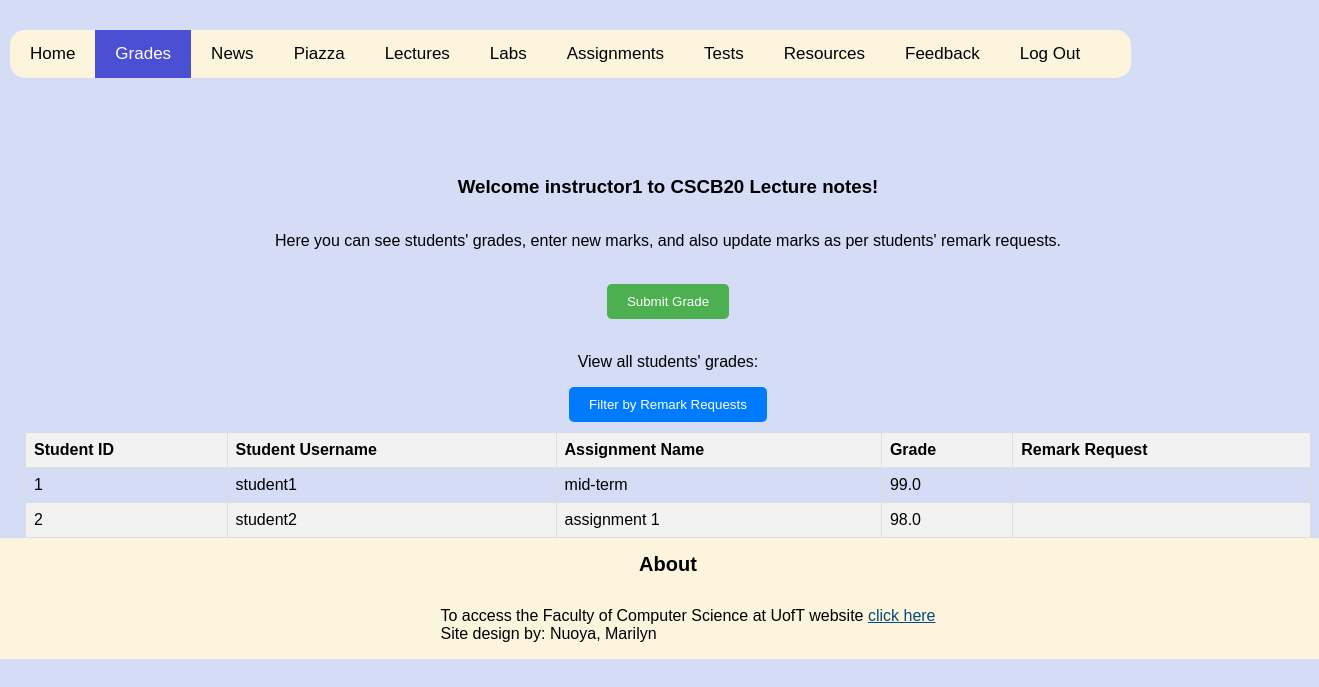
Page /grades_insview (signed in) on the earlier database version.
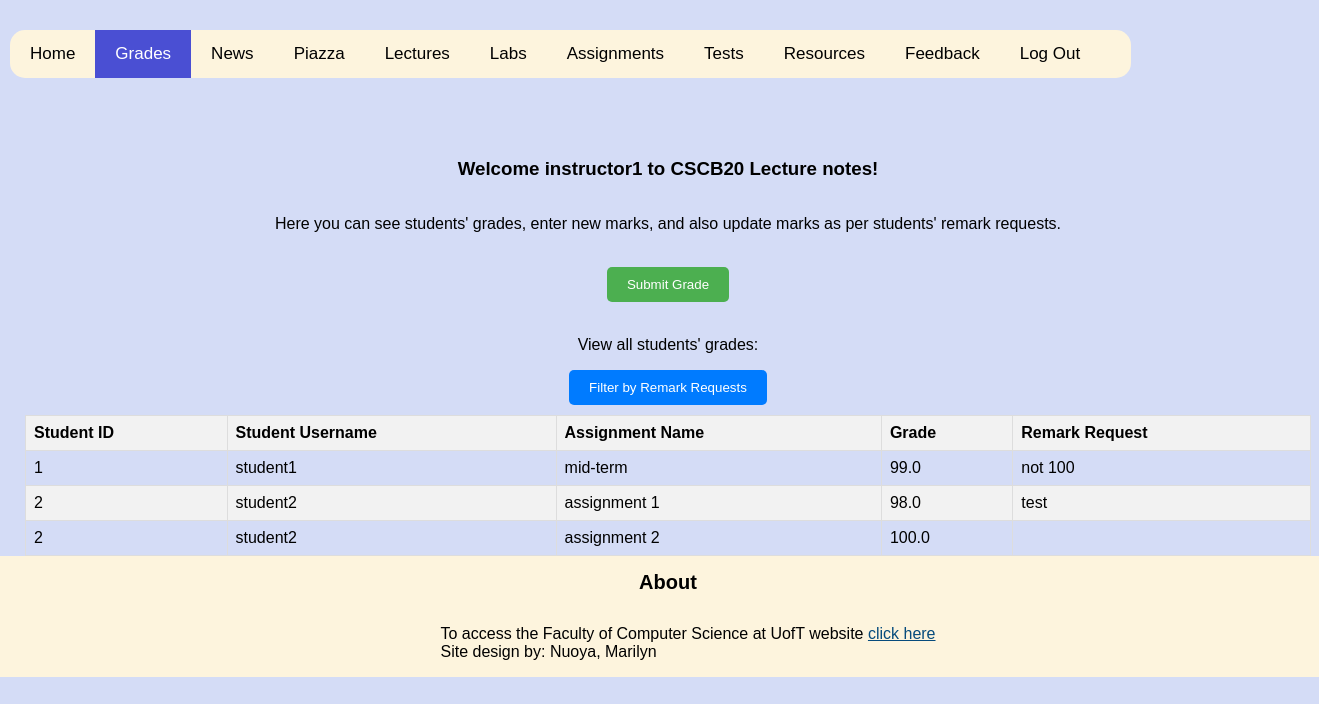
Same page on the later database version.
### app.py (models this page shows, shortened)
class Students(db.Model):
    __tablename__ = 'Students'
    id = db.Column(db.Integer, primary_key=True) #id is for students and instructors
    username = db.Column(db.String(20), unique=True, nullable=False)
    firstname = db.Column(db.String(20), unique=False, nullable=False)
    password = db.Column(db.String(20), nullable = False)
    type = db.Column(db.String(10), nullable=False, default='student')
    grades = db.relationship('Grades', backref='get', lazy=True)
    remark = db.relationship('Remarks', backref='author', lazy=True)

class Grades(db.Model):
    __tablename__ = 'Grades'
    id = db.Column(db.Integer, primary_key=True)
    assignment_name = db.Column(db.String(100), nullable=False)
    grade = db.Column(db.Float, nullable=False)
    remark_request = db.Column(db.Text, nullable=True)
    student_id = db.Column(db.Integer, db.ForeignKey('Students.id'), nullable=False)

### app.py (the view, shortened to what this page needs)
@app.route("/grades_insview", methods = ['GET', 'POST'])
def grades_insview():
    query_students_result = query_students()
    if request.method == 'GET':
        pagename="Instructor's View of Grades"
        return render_template("grades_insview.html", query_students_result=query_students_result)

### app.py (called while the page is built)
def query_students():
    query_students = Students.query.all()
    return query_students

### templates/grades_insview.html (shortened to what this page needs)
{% extends "template.html" %}
{% block content %}
{% if session.name and session.user_type =='instructor' %}
    <h3> Welcome {{ session.name }} to CSCB20 Lecture notes! </h3>
    <p> Here you can see students' grades, enter new marks, and also update marks as per students' remark requests. </p>
    <br>
    <button id="openGradeFormButton">Submit Grade</button>
    <br>
    <p>View all students' grades:</p>
    <button id="filterButton">Filter by Remark Requests</button>
    <table class="student_grades">
        <thead>
            <tr>
                <th>Student ID</th>
                <th>Student Username</th>
                <th>Assignment Name</th>
                <th>Grade</th>
                <th>Remark Request</th>
            </tr>
        </thead>
        <tbody>
            {% for student in query_students_result %}
                {% for grade in student.grades %}
                    <tr>
                        <td>{{ student.id }}</td>
                        <td>{{ student.username }}</td>
                        <td>{{ grade.assignment_name }}</td>
                        <td>{{ grade.grade }}</td>
                        <td>{{ grade.remark_request }}</td>
                    </tr>
                {% endfor %}
            {% endfor %}
        </tbody>
    </table>
{% else %}
    <h1>This is the CSCB20 Course page</h1>
    <p>
    You are not authorized to view this page.
    Thank you!
    </p>
{% endif %}
{% endblock %}

### templates/template.html (shortened to what this page needs)
<!DOCTYPE html>
<html lang="en">
<head>
    <link rel="stylesheet", href="{{ url_for('static', filename='static/css/styles.css')}}">
    <link rel="stylesheet" type="text/css" href="/static/css/nuoya.css">
</head>
<body>
    {% block additional_content %}
{% if session.name %}
    <div class="navbar">
        <a href="{{url_for('home')}}" class="{% if request.path == url_for('home') %}active{% endif %}">Home</a>
        {% if session.user_type =='student' %}
            <a href="{{url_for('grades_stuview')}}" class="{% if request.path == url_for('grades_stuview') %}active{% endif %}">Grades</a>
        {% elif session.user_type =='instructor' %}
            <a href="{{url_for('grades_insview')}}" class="{% if request.path == url_for('grades_insview') %}active{% endif %}">Grades</a>
        {% endif %}
        <a href="{{url_for('news')}}" class="{% if request.path == url_for('news') %}active{% endif %}">News</a>
        <a href="https://piazza.com/utoronto.ca/winter2024/cscb20h3s" class="{% if request.path == 'https://piazza.com/utoronto.ca/winter2024/cscb20h3s' %}active{% endif %}">Piazza</a>
        <a href="{{url_for('lectures')}}" class="{% if request.path == url_for('lectures') %}active{% endif %}">Lectures</a>
        <a href="{{url_for('labs')}}" class="{% if request.path == url_for('labs') %}active{% endif %}">Labs</a>
        <a href="{{url_for('assignments')}}" class="{% if request.path == url_for('assignments') %}active{% endif %}">Assignments</a>
        <a href="{{url_for('tests')}}" class="{% if request.path == url_for('tests') %}active{% endif %}">Tests</a>
        <a href="{{url_for('resources')}}" class="{% if request.path == url_for('resources') %}active{% endif %}">Resources</a>
        {% if session.user_type =='student' %}
            <a href="{{url_for('feedback_form')}}" class="{% if request.path == url_for('feedback_form') %}active{% endif %}">Feedback</a>
        {% elif session.user_type =='instructor' %}
            <a href="{{url_for('feedback')}}" class="{% if request.path == url_for('feedback') %}active{% endif %}">Feedback</a>
        {% endif %}
        <a href="{{ url_for('logout') }}" class="{% if request.path == url_for('logout') %}active{% endif %}">Log Out</a>
    </div>
    {% endif %}
    {% endblock %}
    {% block content %}
    {% endblock %}
</body>
<footer>
    <section class = "ft-main">
        <h2 id = "foot-title">About</h2>
        <ul>
            <li id="foot-cont">To access the Faculty of Computer Science at UofT website <a id="foot-cont-a" href="https://web.cs.toronto.edu/people/faculty-directory">click here</a></li>
            <li id="foot-cont">Site design by: Nuoya, Marilyn</li>
        </ul>
    </section>
</footer>
</html>

### static/css/nuoya.css (style rules this page uses)
.student_grades { width: 100%; border-collapse: collapse; }
.student_grades th, .student_grades td { border: 1px solid #ddd; padding: 8px; text-align: left; }
.student_grades th { background-color: #f2f2f2; }
.student_grades tr:nth-child(even) { background-color: #f2f2f2; }
body { font-family: Arial, sans-serif; background-color: #D4DCF6; margin-left: 25px; display: flex; flex-direction: column; align-items: center; justify-content: center; height: 100vh; }
.navbar { background-color: #FDF4DD; width: 85%; margin: 0px auto; border-radius: 15px; overflow: hidden; position: fixed; top: 0; margin-top: 30px; left:10px }
.navbar a { float: left; display: block; color: black; text-align: center; padding: 14px 20px; text-decoration: none; font-size: 17px; }
.navbar a.active { background-color: #4a4fd3; color: white; }
.ft-main { max-width: 1200px; margin: 0 auto; }
.ft-main ul { list-style-type: none; }
footer { display:flex; position: sticky; list-style-type: none; background-color: #FDF4DD; width: 120%; margin:0; float:left; justify-content: center; }
#foot-title { text-align: center; font-size: 20px; color:black; margin:15px; }
#foot-cont { display: block; color: black; text-decoration: none; padding:0%; }
#foot-cont-a { color: rgb(6, 75, 124); text-decoration: underline; }
.ft-main { display: flex; flex-direction: column; min-height: 10vh; }
#openGradeFormButton { background-color: #4CAF50; color: white; padding: 10px 20px; border: none; cursor: pointer; border-radius: 5px; }
#filterButton, #openRemarkFormButton { background-color: #007bff; color: white; padding: 10px 20px; border: none; border-radius: 5px; cursor: pointer; margin-bottom: 10px; }

Differences in the rows shown:
changed Grades "mid-term": remark_request (not shown) → "not 100"
changed Grades "assignment 1": remark_request (not shown) → "test"
added Grades: {{ student.id }} "2", {{ student.username }} "student2", assignment_name "assignment 2", grade "100.0", shown under Students "student2"
